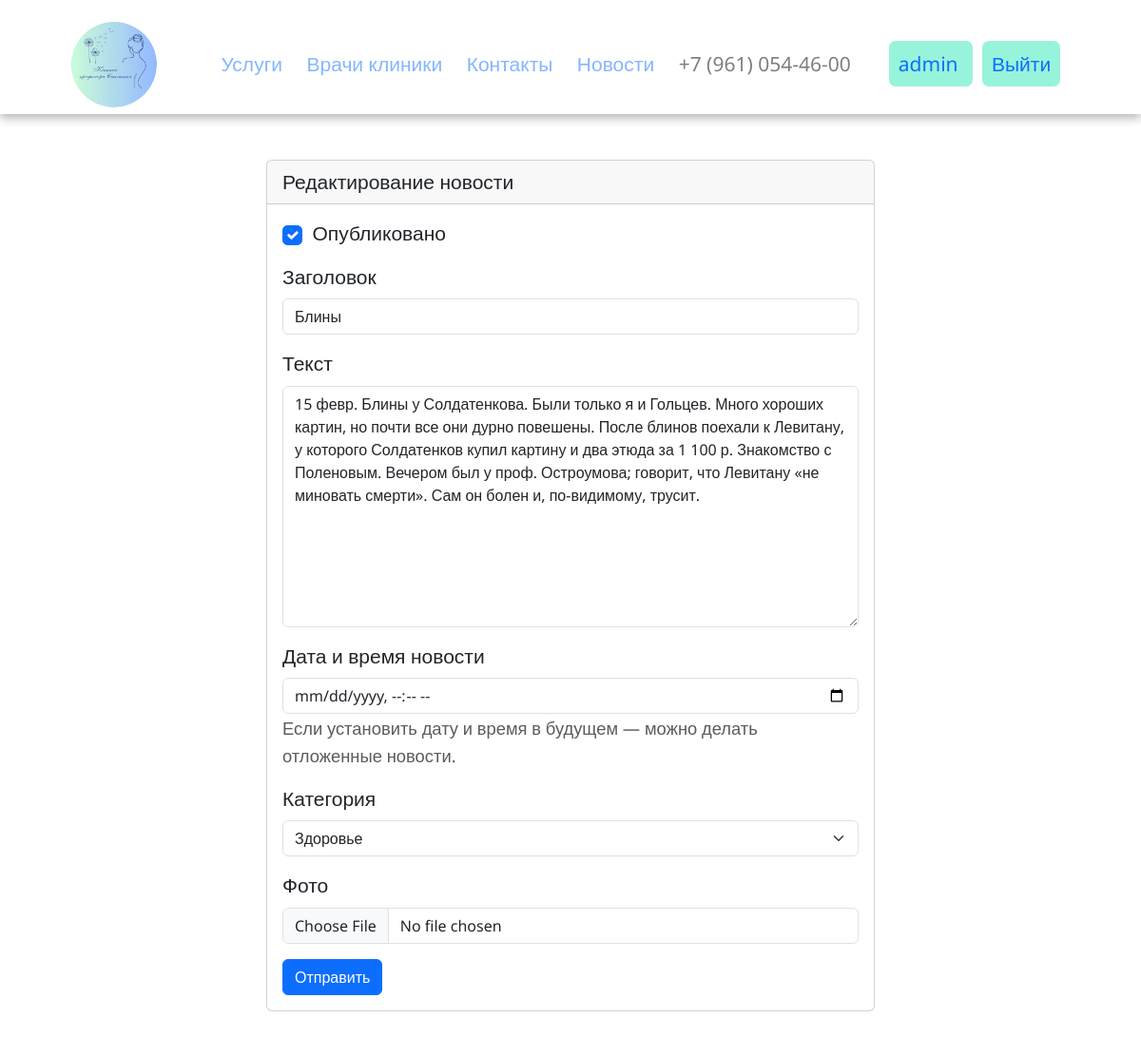
Page /news/2/edit/ (signed in) on the committed database.
### news/models.py (models this page shows, shortened)
class PubCreatedModel(models.Model):
    is_published = models.BooleanField(
        'Опубликовано',
        default=True,
        help_text='Снимите галочку, чтобы скрыть новость.'
    )
    created_at = models.DateTimeField('Добавлено', auto_now_add=True)
    class Meta:
        abstract = True

class New(PubCreatedModel):
    title = models.CharField('Заголовок', max_length=256)
    text = models.TextField('Текст')
    pub_date = models.DateTimeField(
        'Дата и время новости',
        help_text=('Если установить дату и время '
                   'в будущем — можно делать отложенные новости.')
    )
    author = models.ForeignKey(
        User,
        on_delete=models.CASCADE,
        related_name='news',
        verbose_name='Автор новости'
    )
    category = models.ForeignKey(
        Category,
        on_delete=models.SET_NULL,
        related_name='news',
        null=True,
        verbose_name='Категория'
    )
    image = models.ImageField('Фото', upload_to='posts_images', blank=True)
    class Meta:
        verbose_name = 'Новость'
        verbose_name_plural = 'Новости'

class Category(PubCreatedModel):
    title = models.CharField('Заголовок', max_length=256)
    description = models.TextField('Описание')
    slug = models.SlugField(
        'Идентификатор',
        unique=True,
        help_text=('Идентификатор страницы для URL; '
                   'разрешены символы латиницы, цифры, '
                   'дефис и подчёркивание.')
    )
    class Meta:
        verbose_name = 'категория'
        verbose_name_plural = 'Категории'
    def __str__(self):
        return self.title

### news/views.py (the view, shortened to what this page needs)
# urls.py: path('<int:pk>/edit/', views.NewUpdateView.as_view(), name='edit_new'),
class NewUpdateView(UserPassesTestMixin, LoginRequiredMixin, UpdateView):
    model = New
    form_class = NewsForm
    template_name = 'news/create.html'
    def test_func(self):
        object = self.get_object()
        return object.author == self.request.user

### news/forms.py
class NewsForm(forms.ModelForm):
    class Meta:
        model = New
        exclude = ('author',)
        widgets = {
            'pub_date': DateTimeInput(
                format='%d-%m-%Y %H:%M:%S', attrs={'type': 'datetime-local'}
            ),
        }

### templates/news/create.html (shortened to what this page needs)
{% extends "base.html" %}
{% load django_bootstrap5 %}
{% block content %}
  <div class="col d-flex justify-content-center">
    <div class="card" style="width: 40rem;">
      <div class="card-header">
        {% if '/edit/' in request.path %}
          Редактирование новости
        {% elif '/delete/' in request.path %}
          Удаление новости
        {% else %}
          Добавление новости
        {% endif %}
      </div>
      <div class="card-body">
        <form method="post" enctype="multipart/form-data">
          {% if not '/delete/' in request.path %}
            {% bootstrap_form form %}
          {% endif %}
          {% bootstrap_button button_type="submit" content="Отправить" %}
        </form>
      </div>
    </div>
  </div>
{% endblock %}

### templates/includes/header.html (shortened to what this page needs)
{% load static %}
<!DOCTYPE html>
<html lang="ru">
  <head>
    <link rel="stylesheet" href="{% static 'css/bootstrap-reboot.min.css'%}">
    <link rel="stylesheet" href="{% static 'css/bootstrap-grid.min.css'%}">
    <link rel="stylesheet" href="{% static 'css/style.css' %}">
  </head>
<header>
<nav class="navbar">
  <div class="container">
    <a href={% url "clinic:index" %} class="navbar-brand"><img src="{% static 'img/logo.jpg' %}" alt=""></a>
    <div class="navbar-wrap">
      <ul class="navbar-menu">
        <li><a href="{% url 'pages:services' %}">Услуги</a></li>
        <li><a href="{% url 'clinic:doctors' %}">Врачи клиники</a></li>
        <li><a href="{% url 'pages:about' %}">Контакты</a></li>
        <li><a href="{% url 'news:news_list' %}">Новости</a></li>
        <li><a href="https://api.whatsapp.com/send?phone=79610544600&text=%D0%97%D0%B4%D1%80%D0%B0%D0%B2%D1%81%D1%82%D0%B2%D1%83%D0%B9%D1%82%D0%B5%2C+" class="num">
          +7 (961) 054-46-00
        </a>
      </li>
      </ul>
      {% if user.is_authenticated %}
      <div class="account">
      <a href="{% url 'clinic:profile' user.username %}" class="callback">
        {{ user.username }}
      </a>
      <a href="{% url 'logout' %}" class="callback">
        Выйти
      </a>
    </div>
    {% endif %}
  </div>
</nav>
</header>

### static/css/style.css (style rules this page uses)
body { position: relative; font-family: 'Noto Sans', sans-serif; font-size: 21px; line-height: 1.4; color: #000; min-width: 32px; overflow-x: hidden; height: auto; }
.navbar { width: 100%; height: 120px; box-shadow: 0 4px 10px rgba(0, 0, 0, 0.3); }
.navbar .container { height: inherit; display: flex; justify-content: space-around; align-items: center; }
.navbar .container img { width: 100%; height: 90px; border-radius: 120px; }
.navbar-menu { list-style-type: none; padding-left: 0; margin-bottom: 0; }
.navbar-menu li { display: inline-block; }
.navbar-menu li a { display: inline-block; opacity: 0.5; text-decoration: none; padding: 10px; transition: all .3s ease-in-out; }
.navbar-wrap { display: flex; flex-flow: row nowrap; }
* { margin: 0; padding: 0; }
.callback { margin-left: 10px; padding: 10px; text-decoration: none; border-radius: 7px; background-color: #98f3db; transition: all .5s ease-in-out; }
.num { color: #000; transition: none; }
.account { margin-left: 10px; padding: 10px; display: inline-block; }
.navbar-brand { font-weight: 700; font-style: 26px; text-decoration: none; color:aquamarine; }

### rows in the picture
New: is_published "☑", title "Блины", text "15 февр. Блины у Солдатенкова. Были только я и Гольцев. Много хороших картин, но почти все они дурно повешены. После блинов поехали к Левитану, у которого Солдатенков купил картину и два этюда за 1 100 р. Знакомство с Поленовым. Вечером был у проф. Остроумова; говорит, что Левитану «не миновать смерти». Сам он болен и, по-видимому, трусит.", category "Здоровье"

### other values in the picture
{{ user.username }} "admin"
